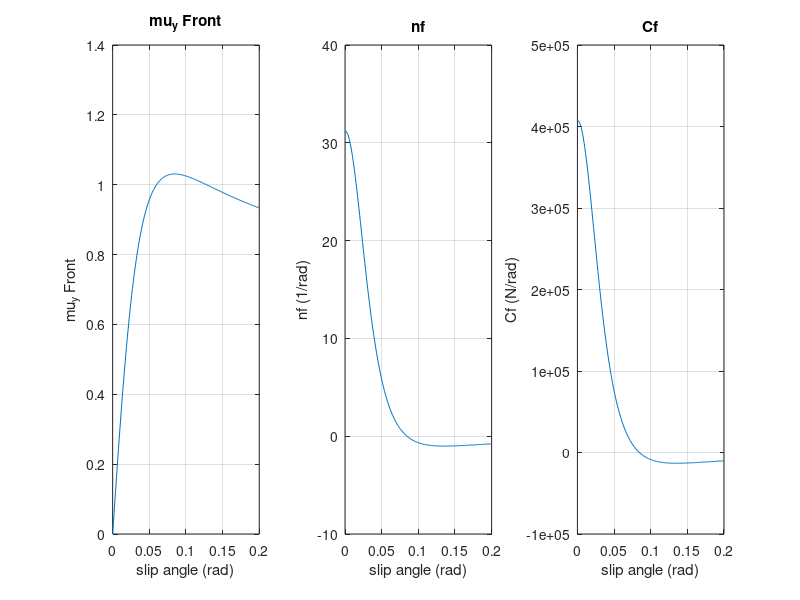
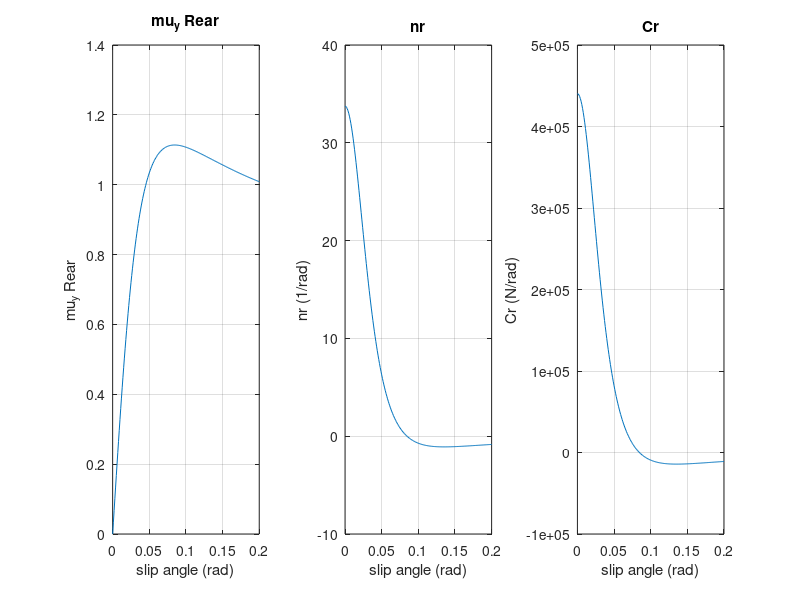

MATLAB code to generate these figures, in order:
clear
clc

%% Weight distribution
m_front_total_ratio = 0.532;
FzT = 2500*9.81;

FzF = FzT*m_front_total_ratio; %% Vertical load at the front, N
FzR = FzT - FzF; %% Vertical load at the rear, N


%% Pacejka magic formula. Front

% B = 7; %% stiffness factor
% C = 1.5; %% shape factor
% D = 9; %% peak value

mu_peak_f = 1.37 - FzF*0.026/1000;
mu_90_deg_f = 0.723*mu_peak_f;

Bf = 20; %% stiffness factor
Cf = 1.515; %% shape factor
Df = mu_peak_f; %% peak value
% if Df<Dr understeer

Ef = 0.8; %% Curvature factor
% syms alpha_f
alpha_f = 0:0.001:0.2;
% alpha_f = 0:0.001:1.571;
% mu_y_f = Df.*sin(Cf.*atan(Bf*alpha_f - Ef*(Bf*alpha_f - atan(Bf*alpha_f))));
mu_y_f = Df*sin(Cf*atan(Bf*alpha_f));
% nf = diff(mu_y_f)
n_f = (351644853863314359.*cos((303.*atan(20.*alpha_f))./200))./(11258999068426240.*(400.*alpha_f.^2 + 1));
C_f = n_f*FzF;

%% Plots. Front

figure(1)
clf
subplot(1,3,1)
plot(alpha_f, mu_y_f)
title('mu_y Front')
xlabel('slip angle (rad)')
ylabel('mu_y Front')
grid on

subplot(1,3,2)
plot(alpha_f, n_f)
title('nf')
xlabel('slip angle (rad)')
ylabel('nf (1/rad)')
grid on

subplot(1,3,3)
plot(alpha_f, C_f)
title('Cf')
xlabel('slip angle (rad)')
ylabel('Cf (N/rad)')
grid on




%% Pacejka magic formula. Rear



mu_peak_r = 1.38 - FzR*0.0232/1000;
mu_90_deg_r = 0.723*mu_peak_r;

Br = 20; %% stiffness factor
Cr = 1.515; %% shape factor
Dr = mu_peak_r; %% peak value
% if Df<Dr understeer

Ef = 0.8; %% Curvature factor
% syms alpha_r
alpha_r = 0:0.001:0.2;
% alpha_r = 0:0.001:1.571;
% mu_y_f = Df.*sin(Cf.*atan(Bf*alpha_f - Ef*(Bf*alpha_f - atan(Bf*alpha_f))));
mu_y_r = Dr*sin(Cr*atan(Br*alpha_r));
% nf = diff(mu_y_r)
n_r = (379942084377522939.*cos((303.*atan(20.*alpha_r))./200))./(11258999068426240.*(400.*alpha_r.^2 + 1));
C_r = n_r*FzF;

%% Plots. Rear

figure(2)
clf
subplot(1,3,1)
plot(alpha_r, mu_y_r)
title('mu_y Rear')
xlabel('slip angle (rad)')
ylabel('mu_y Rear')
grid on

subplot(1,3,2)
plot(alpha_r, n_r)
title('nr')
xlabel('slip angle (rad)')
ylabel('nr (1/rad)')
grid on

subplot(1,3,3)
plot(alpha_r, C_r)
title('Cr')
xlabel('slip angle (rad)')
ylabel('Cr (N/rad)')
grid on

%% Approximate values of Cf and Cr (for the linear bicycle model)

Cf_lin = C_f(0.03/0.001 + 1);
Cr_lin = C_r(0.03/0.001 + 1); %% Stiffnesses at 0.03 rad (1.7º) slip angle

